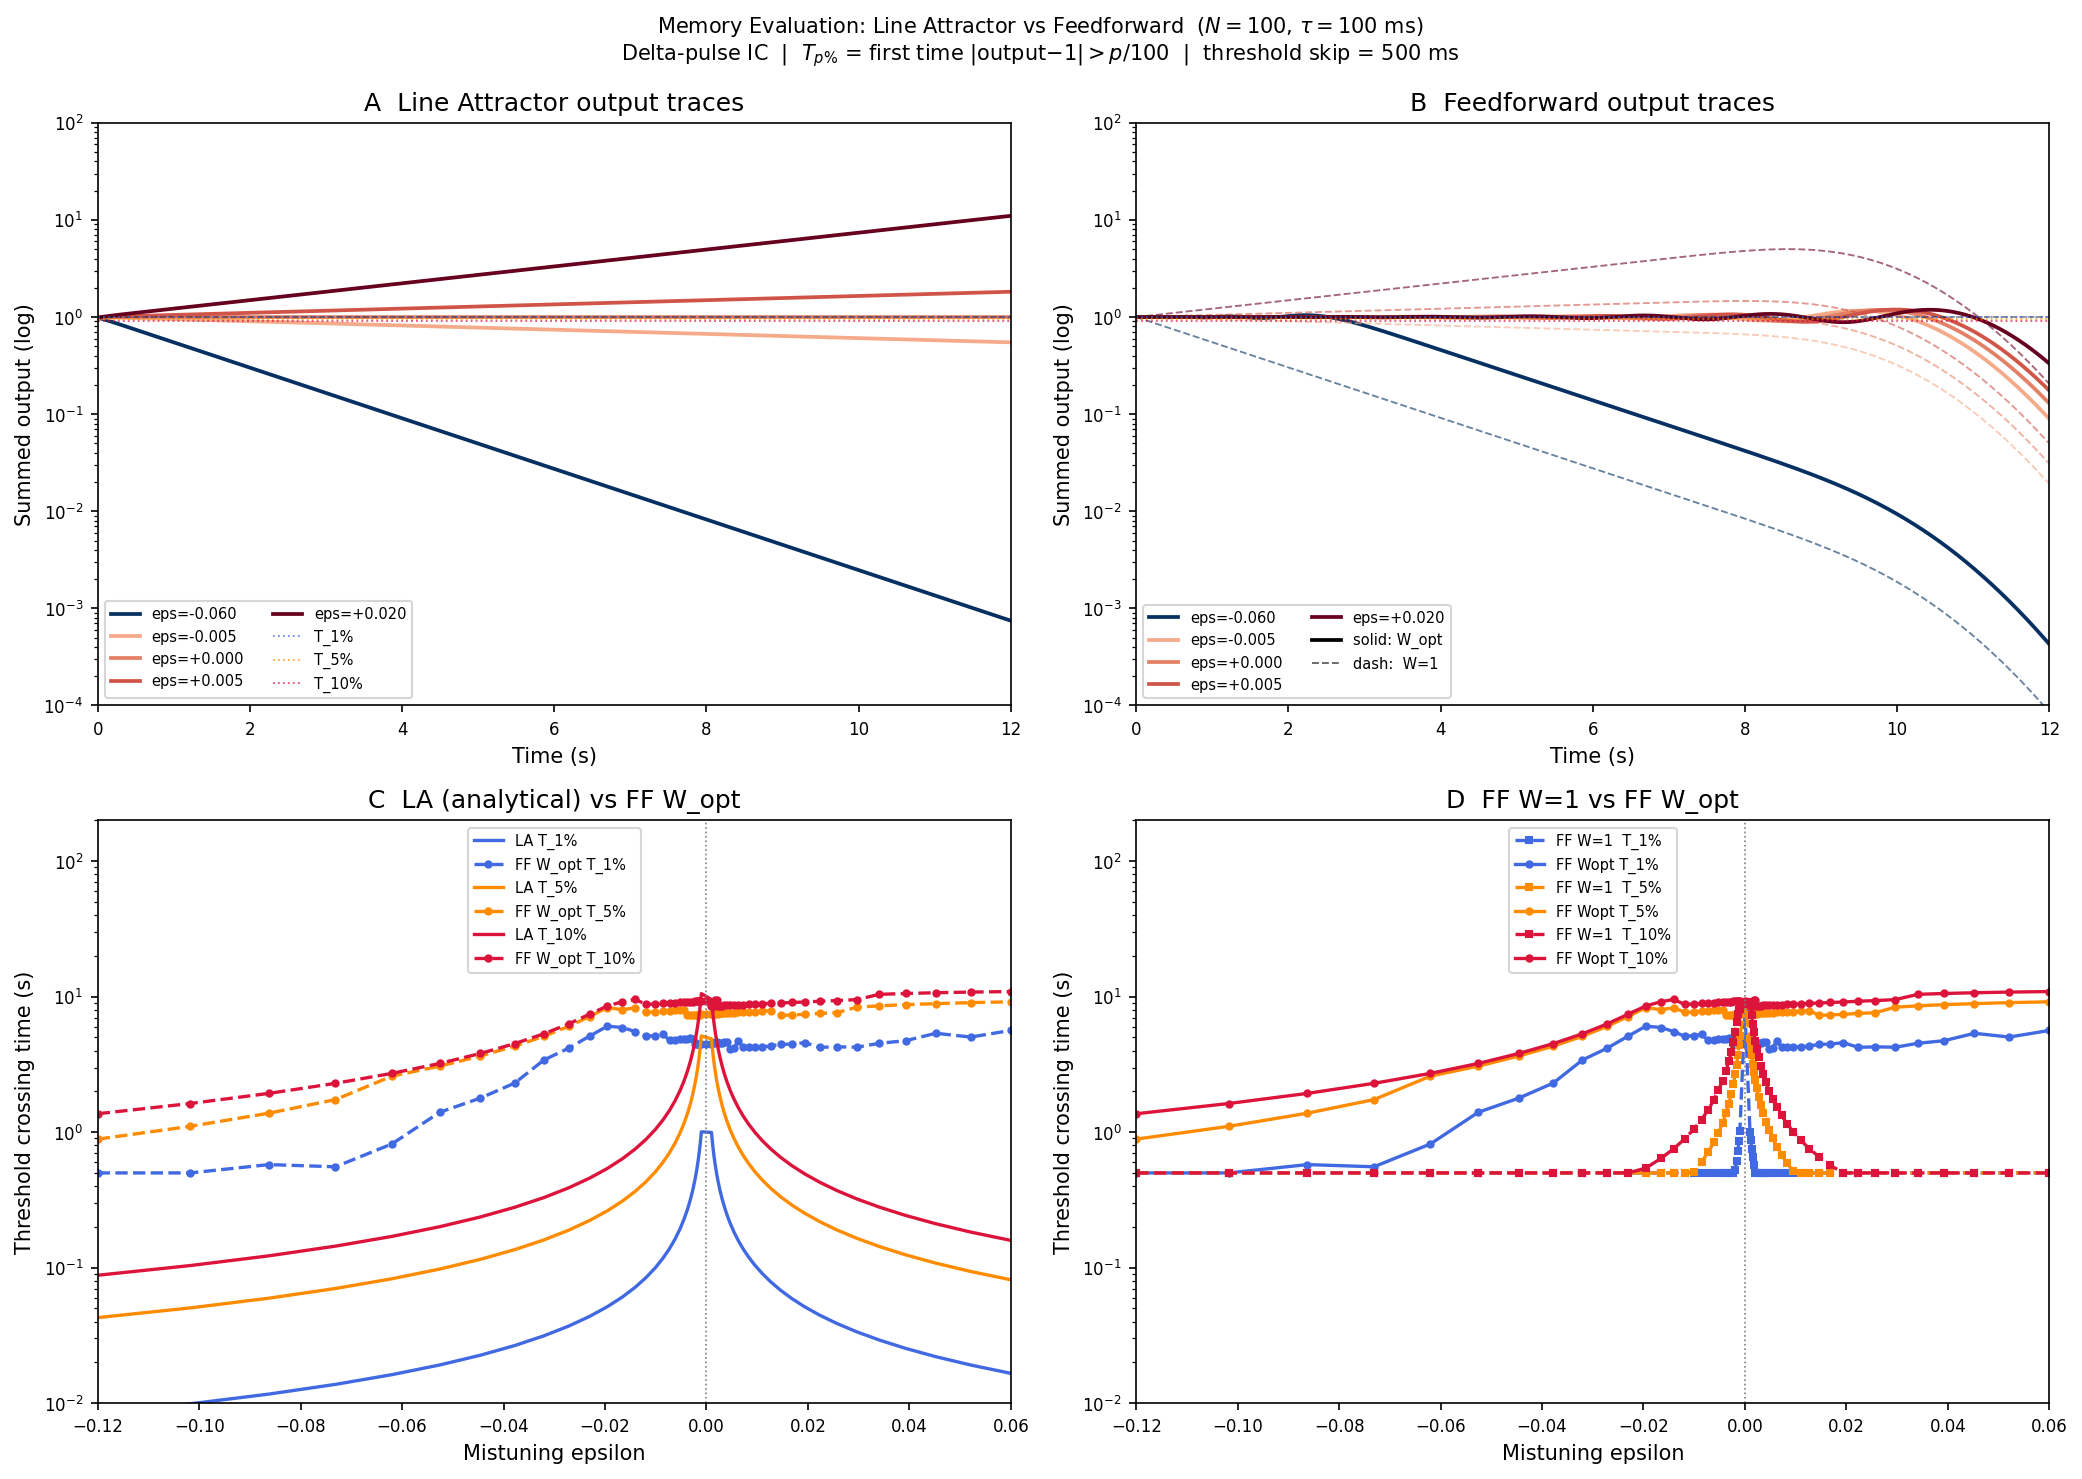

This chart was generated by the following Python code:
"""
Memory evaluation: Line Attractor vs Feedforward Network

Metric: T_p% — the first time the output drifts more than p% away from target 1.
Three thresholds are reported side-by-side to show how the choice of tolerance
changes the result: T_1% (tight), T_5% (standard), T_10% (loose).

For the LA the exact formula is:
    T_p%(epsilon) = tau * |ln(1 - p/100)| / |epsilon|  (decay, epsilon < 0)
                  = tau *  ln(1 + p/100)  / epsilon     (growth, epsilon > 0)
This diverges as epsilon -> 0: the LA has infinite memory at perfect tuning.

For the FF the threshold time is measured numerically from the simulated output.
It saturates at a finite value as epsilon -> 0 (the basis functions all eventually
decay regardless of tuning) and that saturation value shifts with threshold choice.

Figure panels
-------------
  A  Log output traces, Line Attractor — threshold lines marked
  B  Log output traces, Feedforward (solid = W_opt, dashed = W=1)
  C  T_1%, T_5%, T_10% vs epsilon — LA analytical vs FF W_opt
  D  T_1%, T_5%, T_10% vs epsilon — FF W=1 vs FF W_opt (readout comparison)
"""

from __future__ import annotations
import numpy as np
import matplotlib.pyplot as plt
from scipy.optimize import lsq_linear
from scipy.special import gammaln
from reduced_autapse_line_attractor import AveragedAutapseParams

# ── Parameters ────────────────────────────────────────────────────────────────
N     = 100
tau   = AveragedAutapseParams().tau      # 100 ms
tau_s = tau / 1000.0                     # 0.1 s

T_ms  = 12_000.0
dt_ms = 1.0
t_ms  = np.arange(0.0, T_ms + dt_ms, dt_ms)
t_s   = t_ms / 1000.0
SEED  = 42

T_SKIP = 500.0   # ms — skip initial fast-mode transient before checking threshold

THRESHOLDS = [
    (0.01, 'T_1%',  'royalblue'),
    (0.05, 'T_5%',  'darkorange'),
    (0.10, 'T_10%', 'crimson'),
]

eps_trace = [-0.06, -0.005, 0.0, +0.005, +0.02]
eps_sweep = np.sort(np.concatenate([
    -np.logspace(np.log10(0.001), np.log10(0.12), 30),
    [0.0],
     np.logspace(np.log10(0.001), np.log10(0.06),  30),
]))


# ── Utilities ─────────────────────────────────────────────────────────────────
def rk4_step(f, y, dt):
    k1 = f(y); k2 = f(y + 0.5*dt*k1)
    k3 = f(y + 0.5*dt*k2); k4 = f(y + dt*k3)
    return y + (dt / 6.0) * (k1 + 2*k2 + 2*k3 + k4)


def gn_fn(n, th):
    with np.errstate(divide='ignore', invalid='ignore'):
        lg = np.where(th > 0,
                      n*np.log(np.where(th > 0, th, 1.0)) - th - gammaln(n+1),
                      0.0 if n == 0 else -np.inf)
    return np.exp(lg)


# ── Line attractor ────────────────────────────────────────────────────────────
def simulate_la(epsilon, seed=SEED):
    rng = np.random.default_rng(seed)
    b   = np.abs(rng.standard_normal(N)) + 0.1;  b /= b.sum()
    c   = np.abs(rng.standard_normal(N)) + 0.1;  c *= (1 + epsilon) / (b @ c)
    a   = np.abs(rng.standard_normal(N)) + 0.1;  a *= (1 + epsilon) / (c @ a)
    R       = np.zeros((N, len(t_ms)))
    R[:, 0] = a
    for k in range(len(t_ms) - 1):
        def drdt(r, _b=b, _c=c):
            return (-r + _b * (_c @ r)) / tau
        R[:, k+1] = rk4_step(drdt, R[:, k], dt_ms)
    return R.sum(axis=0)


# ── Feedforward chain (exact ZOH step) ───────────────────────────────────────
def ff_chain(epsilon):
    G     = np.zeros((N, len(t_ms)))
    decay = np.exp(-dt_ms / tau)
    rise  = 1.0 - decay
    w     = 1.0 + epsilon
    G[0, 0] = 1.0
    for k in range(len(t_ms) - 1):
        src     = np.empty(N)
        src[0]  = 0.0
        src[1:] = w * G[:N-1, k]
        G[:, k+1] = decay * G[:, k] + rise * src
    return G


def fit_w(G):
    mask = t_ms > 0
    return lsq_linear(G[:, mask].T, np.ones(mask.sum()), bounds=(-5.0, 5.0)).x


# ── Threshold times ───────────────────────────────────────────────────────────
def la_T(eps, p_frac):
    """
    Exact time for LA output exp(eps*t/tau) to drift by p_frac from 1.
    eps < 0: decay crosses (1 - p_frac);  eps > 0: growth crosses (1 + p_frac).
    Returns inf for eps == 0.
    """
    if eps == 0.0:
        return np.inf
    elif eps < 0:
        return tau_s * np.log(1.0 - p_frac) / eps   # both log and eps negative → positive
    else:
        return tau_s * np.log(1.0 + p_frac) / eps


def ff_T(out, p_frac):
    """
    First time after T_SKIP ms where |out(t) - 1| > p_frac.
    Returns inf if the output never crosses the threshold.
    Returns T_SKIP/1000 if it has already crossed at T_SKIP (very fast decay).
    """
    skip_i   = np.searchsorted(t_ms, T_SKIP)
    window   = out[skip_i:]
    t_window = t_ms[skip_i:]
    crossed  = np.abs(window - 1.0) > p_frac
    if not np.any(crossed):
        return np.inf
    return t_window[np.argmax(crossed)] / 1000.0   # seconds


# ── Simulate ─────────────────────────────────────────────────────────────────
print("Simulating trace cases...")
la_out     = {}
ff_eq_out  = {}
ff_opt_out = {}
for eps in eps_trace:
    G = ff_chain(eps);  W = fit_w(G)
    la_out[eps]     = simulate_la(eps)
    ff_eq_out[eps]  = G.sum(axis=0)
    ff_opt_out[eps] = G.T @ W
    print(f"  eps={eps:+.4f}  done")

print("Sweeping epsilon...")
# For each (epsilon, threshold) store the threshold crossing time
ff_eq_times  = {p: [] for p, _, _ in THRESHOLDS}
ff_opt_times = {p: [] for p, _, _ in THRESHOLDS}

for i, eps in enumerate(eps_sweep):
    G   = ff_chain(eps);  W = fit_w(G)
    eq  = G.sum(axis=0)
    opt = G.T @ W
    for p_frac, _, _ in THRESHOLDS:
        ff_eq_times[p_frac].append(ff_T(eq,  p_frac))
        ff_opt_times[p_frac].append(ff_T(opt, p_frac))
    print(f"  {i+1}/{len(eps_sweep)} eps={eps:+.4f}", end='\r')

# Convert to arrays; replace inf with NaN for cleaner plotting
for p_frac, _, _ in THRESHOLDS:
    ff_eq_times[p_frac]  = np.array(ff_eq_times[p_frac],  dtype=float)
    ff_opt_times[p_frac] = np.array(ff_opt_times[p_frac], dtype=float)

la_times = {p: np.array([la_T(e, p) for e in eps_sweep]) for p, _, _ in THRESHOLDS}

print("\nDone.")


# ── Figure ────────────────────────────────────────────────────────────────────
fig, axes = plt.subplots(2, 2, figsize=(14, 10))
fig.suptitle(
    r"Memory Evaluation: Line Attractor vs Feedforward  ($N=100$, $\tau=100$ ms)"
    "\nDelta-pulse IC  |  "
    r"$T_{p\%}$ = first time $|$output$-1| > p/100$"
    f"  |  threshold skip = {T_SKIP:.0f} ms",
    fontsize=10,
)

cmap     = plt.cm.RdBu_r
eps_arr  = np.array(eps_trace)
norm     = plt.Normalize(vmin=eps_arr.min(), vmax=eps_arr.max())
skip_s   = T_SKIP / 1000.0


# ── Panel A: LA output traces ─────────────────────────────────────────────────
ax = axes[0, 0]
for eps in eps_trace:
    out = la_out[eps]
    col = cmap(norm(eps))
    pos = out > 1e-6
    ax.semilogy(t_s[pos], out[pos], color=col, lw=1.8, label=f"eps={eps:+.3f}")
ax.axhline(1.00, color='k', ls='--', lw=0.8, alpha=0.5)
# Mark the three threshold levels
for p_frac, lbl, col in THRESHOLDS:
    ax.axhline(1.0 - p_frac, color=col, ls=':', lw=0.9, alpha=0.7, label=lbl)
ax.set_xlim([0, T_ms/1000]);  ax.set_ylim([1e-4, 1e2])
ax.set_xlabel("Time (s)");    ax.set_ylabel("Summed output (log)")
ax.set_title("A  Line Attractor output traces")
ax.legend(fontsize=7, loc='lower left', ncol=2)
ax.tick_params(labelsize=8)


# ── Panel B: FF output traces ─────────────────────────────────────────────────
ax = axes[0, 1]
for eps in eps_trace:
    col = cmap(norm(eps))
    eq  = ff_eq_out[eps];   pos_eq  = eq  > 1e-6
    opt = ff_opt_out[eps];  pos_opt = opt > 1e-6
    ax.semilogy(t_s[pos_eq],  eq[pos_eq],   color=col, lw=0.9, ls='--', alpha=0.6)
    ax.semilogy(t_s[pos_opt], opt[pos_opt], color=col, lw=1.8, ls='-',
                label=f"eps={eps:+.3f}")
ax.axhline(1.00, color='k', ls='--', lw=0.8, alpha=0.5)
for p_frac, lbl, col in THRESHOLDS:
    ax.axhline(1.0 - p_frac, color=col, ls=':', lw=0.9, alpha=0.7)
ax.plot([], [], 'k-',  lw=1.8, label="solid: W_opt")
ax.plot([], [], 'k--', lw=0.9, label="dash:  W=1",   alpha=0.6)
ax.set_xlim([0, T_ms/1000]);  ax.set_ylim([1e-4, 1e2])
ax.set_xlabel("Time (s)");    ax.set_ylabel("Summed output (log)")
ax.set_title("B  Feedforward output traces")
ax.legend(fontsize=7, loc='lower left', ncol=2)
ax.tick_params(labelsize=8)


# ── Shared helper for threshold panels ───────────────────────────────────────
def plot_threshold_panel(ax, series_list, title, ylabel=True):
    """
    series_list: list of (times_array, label, color, linestyle, marker)
    Plots T_p% vs epsilon on a semilogy axis.
    Inf values are dropped; the eps=0 point is annotated separately.
    """
    for times, label, color, ls, marker in series_list:
        finite = np.isfinite(times)
        ax.semilogy(eps_sweep[finite], times[finite],
                    color=color, ls=ls, marker=marker, ms=3,
                    lw=1.6, label=label)
    ax.axvline(0.0, color='gray', ls=':', lw=0.8)
    ax.set_xlabel("Mistuning epsilon")
    if ylabel:
        ax.set_ylabel("Threshold crossing time (s)")
    ax.set_title(title)
    ax.set_xlim([eps_sweep.min(), eps_sweep.max()])
    ax.set_ylim([0.01, 200])
    ax.legend(fontsize=7, loc='upper center')
    ax.tick_params(labelsize=8)


# ── Panel C: LA analytical vs FF W_opt, all three thresholds ─────────────────
ax = axes[1, 0]
series_C = []
for p_frac, lbl, col in THRESHOLDS:
    # LA analytical
    series_C.append((la_times[p_frac], f"LA {lbl}", col, '-', ''))
    # FF W_opt measured
    series_C.append((ff_opt_times[p_frac], f"FF W_opt {lbl}", col, '--', 'o'))

plot_threshold_panel(ax, series_C, "C  LA (analytical) vs FF W_opt")


# ── Panel D: FF W=1 vs FF W_opt, all three thresholds ────────────────────────
ax = axes[1, 1]
series_D = []
for p_frac, lbl, col in THRESHOLDS:
    series_D.append((ff_eq_times[p_frac],  f"FF W=1  {lbl}", col, '--', 's'))
    series_D.append((ff_opt_times[p_frac], f"FF Wopt {lbl}", col, '-',  'o'))

plot_threshold_panel(ax, series_D, "D  FF W=1 vs FF W_opt", ylabel=False)
axes[1, 1].set_ylabel("Threshold crossing time (s)")

plt.tight_layout()
out_path = (
    r"c:\Users\ET USER\Documents\Caltech\Caltech CNS 187\Final project\memory_eval.png"
)
plt.savefig(out_path, dpi=150, bbox_inches='tight')
plt.show()
print(f"\nSaved: {out_path}")
